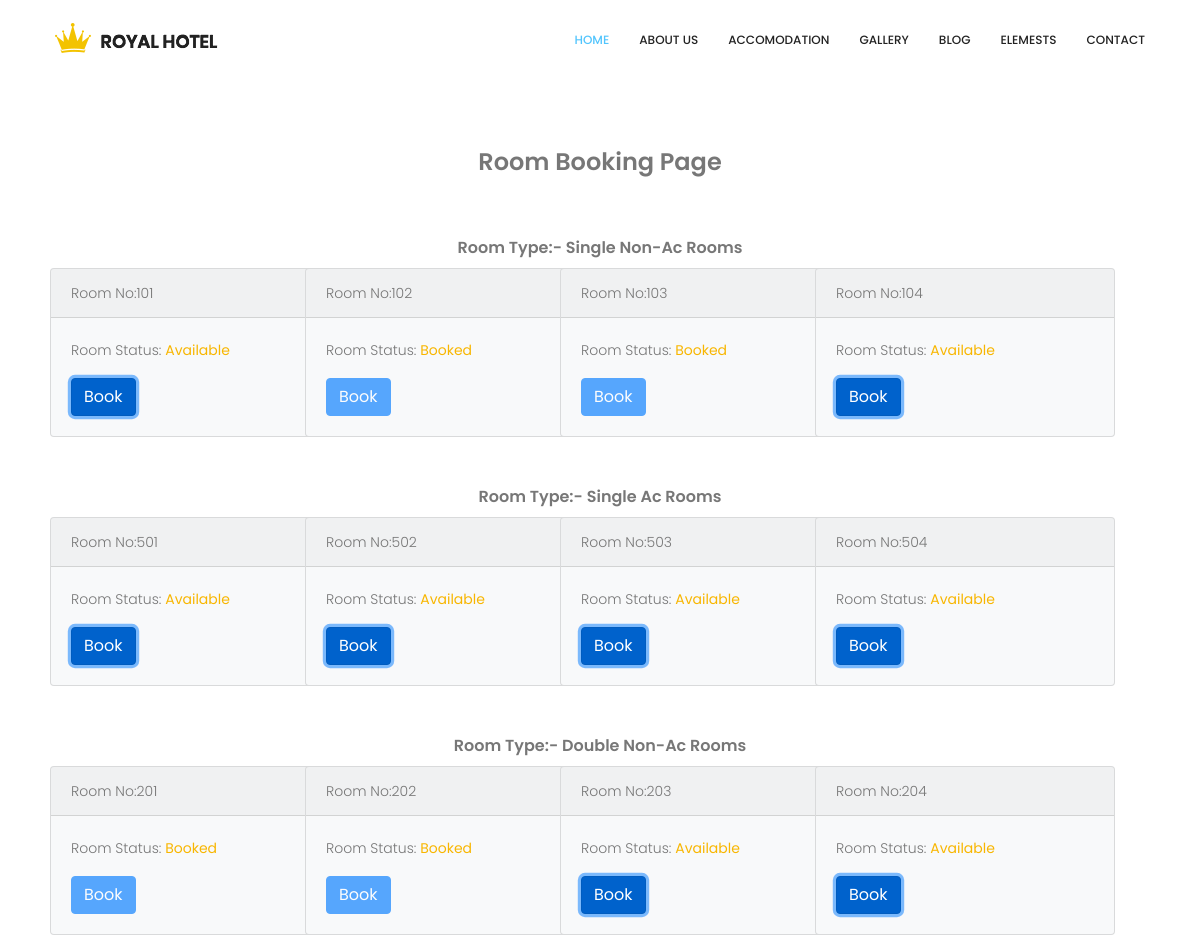
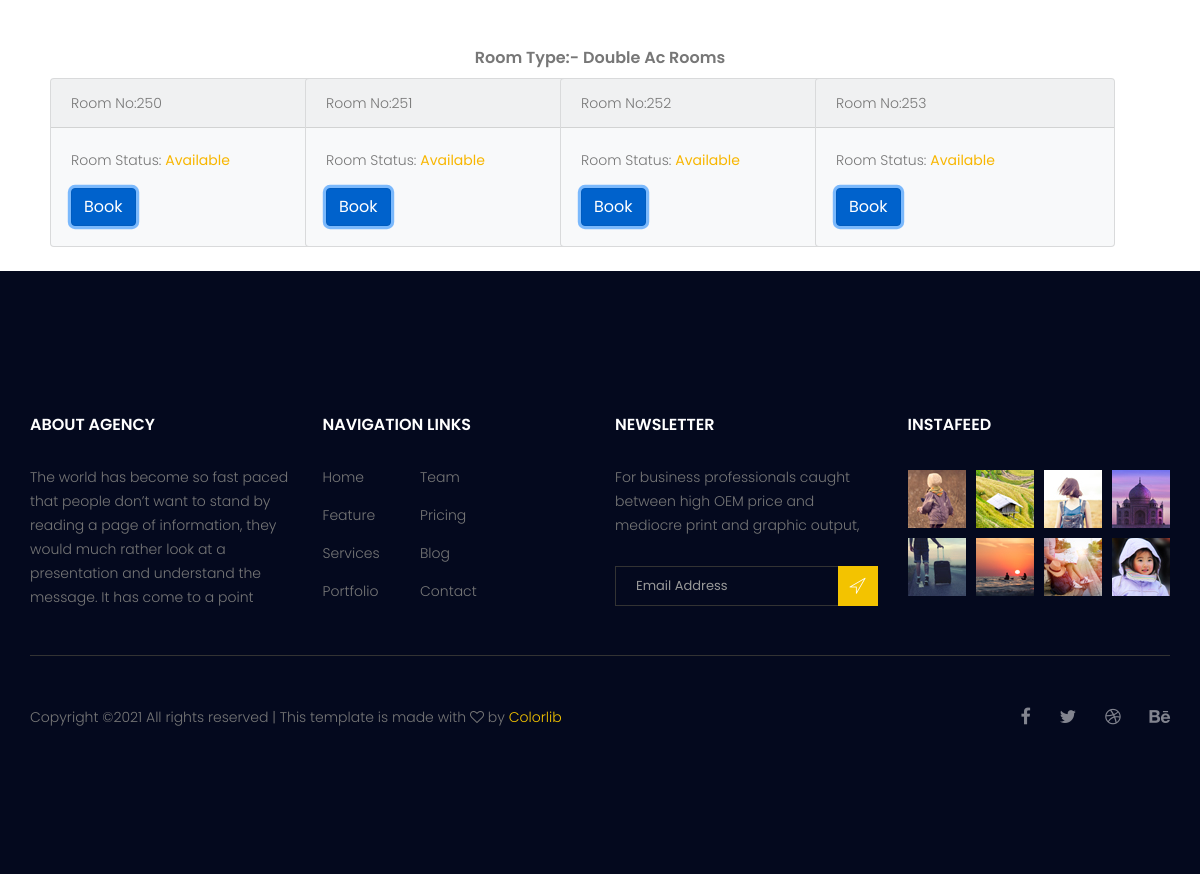
The page /rooms.php on the database its author committed (2 pictures, top to bottom).
### tables this page shows
CREATE TABLE `single_non_ac` (
  `s_no` int(11) NOT NULL,
  `room_no` int(11) NOT NULL,
  `holder_name` varchar(100) NOT NULL,
  `holder_id` int(11) NOT NULL,
  `holder_mobile` varchar(100) NOT NULL,
  `holder_address` varchar(100) NOT NULL,
  `child` int(11) NOT NULL,
  `adult` int(11) NOT NULL,
  `in_date` date NOT NULL,
  `out_date` date NOT NULL,
  `status` int(11) NOT NULL
);

CREATE TABLE `single_ac` (
  `s_no` int(11) NOT NULL,
  `room_no` int(11) NOT NULL,
  `holder_name` varchar(100) NOT NULL,
  `holder_id` int(11) NOT NULL,
  `holder_mobile` varchar(100) NOT NULL,
  `holder_address` varchar(100) NOT NULL,
  `child` int(11) NOT NULL,
  `adult` int(11) NOT NULL,
  `in_date` date NOT NULL,
  `out_date` date NOT NULL,
  `status` int(11) NOT NULL
);

CREATE TABLE `double_non_ac` (
  `s_no` int(11) NOT NULL,
  `room_no` int(11) NOT NULL,
  `holder_name` varchar(100) NOT NULL,
  `holder_id` int(11) NOT NULL,
  `holder_mobile` varchar(100) NOT NULL,
  `holder_address` varchar(100) NOT NULL,
  `child` int(11) NOT NULL,
  `adult` int(11) NOT NULL,
  `in_date` date NOT NULL,
  `out_date` date NOT NULL,
  `status` int(11) NOT NULL
);

CREATE TABLE `double_ac` (
  `s_no` int(11) NOT NULL,
  `room_no` int(11) NOT NULL,
  `holder_name` varchar(100) NOT NULL,
  `holder_id` int(11) NOT NULL,
  `holder_mobile` varchar(100) NOT NULL,
  `holder_address` varchar(100) NOT NULL,
  `child` int(11) NOT NULL,
  `adult` int(11) NOT NULL,
  `in_date` date NOT NULL,
  `out_date` date NOT NULL,
  `status` int(11) NOT NULL
);

### rooms.php (the view, shortened to what this page needs)
<!doctype html>
<html lang="en">
    <head>
        <link rel="stylesheet" href="css/bootstrap.css">
        <link rel="stylesheet" href="vendors/linericon/style.css">
        <link rel="stylesheet" href="css/font-awesome.min.css">
        <link rel="stylesheet" href="vendors/owl-carousel/owl.carousel.min.css">
        <link rel="stylesheet" href="vendors/bootstrap-datepicker/bootstrap-datetimepicker.min.css">
        <link rel="stylesheet" href="vendors/nice-select/css/nice-select.css">
        <link rel="stylesheet" href="vendors/owl-carousel/owl.carousel.min.css">
        <link rel="stylesheet" href="css/style.css">
        <link rel="stylesheet" href="css/responsive.css">
    </head>
    <body>
        <header class="header_area">
            <div class="container">
                <nav class="navbar navbar-expand-lg navbar-light">
                    <a class="navbar-brand logo_h" href="index.html"><img src="image/Logo.png" alt=""></a>
                    <div class="collapse navbar-collapse offset" id="navbarSupportedContent">
                        <ul class="nav navbar-nav menu_nav ml-auto">
                            <li class="nav-item active"><a class="nav-link" href="index.html">Home</a></li>
                            <li class="nav-item"><a class="nav-link" href="about.html">About us</a></li>
                            <li class="nav-item"><a class="nav-link" href="accomodation.html">Accomodation</a></li>
                            <li class="nav-item"><a class="nav-link" href="gallery.html">Gallery</a></li>
                            <li class="nav-item submenu dropdown">
                                <a href="#" class="nav-link dropdown-toggle" data-toggle="dropdown" role="button" aria-haspopup="true" aria-expanded="false">Blog</a>
                            </li>
                            <li class="nav-item"><a class="nav-link" href="elements.html">Elemests</a></li>
                            <li class="nav-item"><a class="nav-link" href="contact.html">Contact</a></li>
                        </ul>
                    </div>
                </nav>
            </div>
        </header>
        <br><br><br><br><br><br>
        <div class="row">
            <div class="col-md-12">
                <center><h3>Room Booking Page</h3></center>
            </div>
        </div>
        <br><br>
        <center><h5>Room Type:- Single Non-Ac Rooms</h5></center>
        <div class="row">
            <?php
                $connection = mysqli_connect("localhost","root","");
                $query = "select * from single_non_ac";
                $query_run = mysqli_query($connection, $query);
                while ($row = mysqli_fetch_assoc($query_run)) {
                    ?>
                    <div class="col-md-2" style="margin-left: 50px;">
                        <div class="card bg-light" style="width: 300px">
                            <div class="card-header">Room No:<?php echo $row['room_no']; ?></div>
                            <div class="card-body">
                                <p class="card-text">Room Status: <?php if($row['status'] == 0){echo "<b>Available</b>";}else{echo "<b>Booked</b>";} ?></p>
                                <a href="admin/book_room.php?rn=<?php echo $row['room_no']. "&rt=a" ;?>" class="btn btn-primary <?php if($row['status']==0){echo "active";}else{echo "disabled";} ?>">Book</a>
                            </div>
                        </div>
                    </div>
                    <?php
                }
            ?>
        </div>
        <br><br>
        <center><h5>Room Type:- Single Ac Rooms</h5></center>
        <div class="row">
            <?php
                $connection = mysqli_connect("localhost","root","");
                $query = "select * from single_ac";
                $query_run = mysqli_query($connection, $query);
                while ($row = mysqli_fetch_assoc($query_run)) {
                    ?>
                    <div class="col-md-2" style="margin-left: 50px;">
                        <div class="card bg-light" style="width: 300px">
                            <div class="card-header">Room No:<?php echo $row['room_no']; ?></div>
                            <div class="card-body">
                                <p class="card-text">Room Status: <?php if($row['status'] == 0){echo "<b>Available</b>";}else{echo "<b>Booked</b>";} ?></p>
                                <a href="admin/book_room.php?rn=<?php echo $row['room_no']. "&rt=b" ;?>" class="btn btn-primary <?php if($row['status']==0){echo "active";}else{echo "disabled";} ?>">Book</a>
                            </div>
                        </div>
                    </div>
                    <?php
                }
            ?>
        </div>
        <br><br>
        <center><h5>Room Type:- Double Non-Ac Rooms</h5></center>
        <div class="row">
            <?php
                $connection = mysqli_connect("localhost","root","");
                $query = "select * from double_non_ac";
                $query_run = mysqli_query($connection, $query);
                while ($row = mysqli_fetch_assoc($query_run)) {
                    ?>
                    <div class="col-md-2" style="margin-left: 50px;">
                        <div class="card bg-light" style="width: 300px">
                            <div class="card-header">Room No:<?php echo $row['room_no']; ?></div>
                            <div class="card-body">
                                <p class="card-text">Room Status: <?php if($row['status'] == 0){echo "<b>Available</b>";}else{echo "<b>Booked</b>";} ?></p>
                                <a href="admin/book_room.php?rn=<?php echo $row['room_no']. "&rt=c" ;?>" class="btn btn-primary <?php if($row['status']==0){echo "active";}else{echo "disabled";} ?>">Book</a>
                            </div>
                        </div>
                    </div>
                    <?php
                }
            ?>
        </div>
        <br><br>
        <center><h5>Room Type:- Double Ac Rooms</h5></center>
        <div class="row">
            <?php
                $connection = mysqli_connect("localhost","root","");
                $query = "select * from double_ac";
                $query_run = mysqli_query($connection, $query);
                while ($row = mysqli_fetch_assoc($query_run)) {
                    ?>
                    <div class="col-md-2" style="margin-left: 50px;">
                        <div class="card bg-light" style="width: 300px">
                            <div class="card-header">Room No:<?php echo $row['room_no']; ?></div>
                            <div class="card-body">
                                <p class="card-text">Room Status: <?php if($row['status'] == 0){echo "<b>Available</b>";}else{echo "<b>Booked</b>";} ?></p>
                                <a href="admin/book_room.php?rn=<?php echo $row['room_no']. "&rt=d" ;?>" class="btn btn-primary <?php if($row['status']==0){echo "active";}else{echo "disabled";} ?>">Book</a>
                            </div>
                        </div>
                    </div>
                    <?php
                }
            ?>
        </div><br>
        <footer class="footer-area section_gap">
            <div class="container">
                <div class="row">
                    <div class="col-lg-3  col-md-6 col-sm-6">
                        <div class="single-footer-widget">
                            <h6 class="footer_title">About Agency</h6>
                            <p>The world has become so fast paced that people don’t want to stand by reading a page of information, they would much rather look at a presentation and understand the message. It has come to a point </p>
                        </div>
                    </div>
                    <div class="col-lg-3 col-md-6 col-sm-6">
                        <div class="single-footer-widget">
                            <h6 class="footer_title">Navigation Links</h6>
                            <div class="row">
                                <div class="col-4">
                                    <ul class="list_style">
                                        <li><a href="#">Home</a></li>
                                        <li><a href="#">Feature</a></li>
                                        <li><a href="#">Services</a></li>
                                        <li><a href="#">Portfolio</a></li>
                                    </ul>
                                </div>
                                <div class="col-4">
                                    <ul class="list_style">
                                        <li><a href="#">Team</a></li>
                                        <li><a href="#">Pricing</a></li>
                                        <li><a href="#">Blog</a></li>
                                        <li><a href="#">Contact</a></li>
                                    </ul>
                                </div>
                            </div>
                        </div>
                    </div>
                    <div class="col-lg-3 col-md-6 col-sm-6">
                        <div class="single-footer-widget">
                            <h6 class="footer_title">Newsletter</h6>
                            <p>For business professionals caught between high OEM price and mediocre print and graphic output, </p>
                            <div id="mc_embed_signup">
                                <form target="_blank" action="https://spondonit.us12.list-manage.com/subscribe/post?u=1462626880ade1ac87bd9c93a&amp;id=92a4423d01" method="get" class="subscribe_form relative">
                                    <div class="input-group d-flex flex-row">
                                        <input name="EMAIL" placeholder="Email Address" onfocus="this.placeholder = ''" onblur="this.placeholder = 'Email Address '" required="" type="email">
                                        <button class="btn sub-btn"><span class="lnr lnr-location"></span></button>
                                    </div>
                                </form>
                            </div>
                        </div>
                    </div>
                    <div class="col-lg-3 col-md-6 col-sm-6">
                        <div class="single-footer-widget instafeed">
                            <h6 class="footer_title">InstaFeed</h6>
                            <ul class="list_style instafeed d-flex flex-wrap">
                                <li><img src="image/instagram/Image-01.jpg" alt=""></li>
                                <li><img src="image/instagram/Image-02.jpg" alt=""></li>
                                <li><img src="image/instagram/Image-03.jpg" alt=""></li>
                                <li><img src="image/instagram/Image-04.jpg" alt=""></li>
                                <li><img src="image/instagram/Image-05.jpg" alt=""></li>
                                <li><img src="image/instagram/Image-06.jpg" alt=""></li>
                                <li><img src="image/instagram/Image-07.jpg" alt=""></li>
                                <li><img src="image/instagram/Image-08.jpg" alt=""></li>
                            </ul>
                        </div>
                    </div>
                </div>
                <div class="border_line"></div>
                <div class="row footer-bottom d-flex justify-content-between align-items-center">
                    <p class="col-lg-8 col-sm-12 footer-text m-0">
Copyright &copy;<script>document.write(new Date().getFullYear());</script> All rights reserved | This template is made with <i class="fa fa-heart-o" aria-hidden="true"></i> by <a href="https://colorlib.com" target="_blank">Colorlib</a>
</p>
                    <div class="col-lg-4 col-sm-12 footer-social">
                        <a href="#"><i class="fa fa-facebook"></i></a>
                        <a href="#"><i class="fa fa-twitter"></i></a>
                        <a href="#"><i class="fa fa-dribbble"></i></a>
                        <a href="#"><i class="fa fa-behance"></i></a>
                    </div>
                </div>
            </div>
        </footer>
    </body>
</html>

### css/style.css (style rules this page uses)
.list_style { list-style: none; margin: 0px; padding: 0px; }
a { text-decoration: none; -webkit-transition: all 0.3s ease-in-out; -o-transition: all 0.3s ease-in-out; transition: all 0.3s ease-in-out; }
body { line-height: 24px; font-size: 14px; font-family: "Poppins", sans-serif; font-weight: 300; color: #777777; }
h1, h2, h3, h4, h5, h6 { font-family: "Poppins", sans-serif; font-weight: 600; }
@media (min-width: 1200px) { .container { max-width: 1170px; } }
.section_gap { padding: 120px 0; }
.header_area { position: absolute; top: 0; left: 0; width: 100%; z-index: 20; }
.navbar { padding: 0px; border: 0px; border-radius: 0px; }
.navbar { background: #fff; padding: 0px 25px; }
.navbar .logo_h { padding-top: 0px; }
.navbar .menu_nav .nav-item .nav-link { font: 500 12px/80px "Poppins", sans-serif; color: #222222; text-transform: uppercase; padding: 0px; }
.navbar .menu_nav .nav-item .nav-link:after { display: none; }
.navbar .menu_nav .nav-item:hover .nav-link, .navbar .menu_nav .nav-item.active .nav-link { color: #52c5fd; }
.navbar .menu_nav .nav-item.submenu { position: relative; }
.navbar .menu_nav .nav-item + li { margin-left: 30px; }
b, sup, sub, u, del { color: #f8b600; }
h3 { font-size: 24px; }
h5 { font-size: 16px; }
h6 { font-size: 14px; }
h1, h2, h3, h4, h5, h6 { line-height: 1.5em; }
.footer-area { background: #04091e; padding: 142px 0px; }
.single-footer-widget ul li a { line-height: 25px; display: inline-block; color: #777; -webkit-transition: all 0.3s linear; -o-transition: all 0.3s linear; transition: all 0.3s linear; margin-bottom: 13px; }
.single-footer-widget .instafeed { margin-left: -5px; margin-right: -5px; }
.single-footer-widget .instafeed li { margin: 5px; }
.single-footer-widget .subscribe_form { padding-top: 13px; }
.single-footer-widget .input-group { display: block !important; }
.single-footer-widget input { width: 100%; border: 1px solid #333333; font-size: 13px; line-height: 30px; padding-right: 40px; height: 40px; color: #999999; background: transparent; padding-left: 20px; }
.single-footer-widget .sub-btn { background: #f3c300; color: #fff; font-weight: 300; border-radius: 0; line-height: 34px; padding: 4px 11px 0px; cursor: pointer; position: absolute; right: 0px; top: 0px; }
.footer_title { font-size: 16px; line-height: 24px; font-weight: 600; color: #fff; text-transform: uppercase; margin-bottom: 28px; }
.border_line { width: 100%; height: 1px; background: #333333; margin-top: 30px; }
.footer-bottom { padding-top: 46px; }
.footer-bottom .footer-text a { color: #f3c300; }
.footer-bottom .footer-social { text-align: right; }
.footer-bottom .footer-social a { font-size: 18px; line-height: 30px; color: #82848f; margin-left: 25px; -webkit-transition: all 0.3s linear; -o-transition: all 0.3s linear; transition: all 0.3s linear; }

### rows shown on the page
single_non_ac: room_no "101", status "Available"
single_non_ac: room_no "102", status "Booked"
single_non_ac: room_no "103", status "Booked"
single_non_ac: room_no "104", status "Available"
single_ac: room_no "501", status "Available"
single_ac: room_no "502", status "Available"
single_ac: room_no "503", status "Available"
single_ac: room_no "504", status "Available"
double_non_ac: room_no "201", status "Booked"
double_non_ac: room_no "202", status "Booked"
double_non_ac: room_no "203", status "Available"
double_non_ac: room_no "204", status "Available"
double_ac: room_no "250", status "Available"
double_ac: room_no "251", status "Available"
double_ac: room_no "252", status "Available"
double_ac: room_no "253", status "Available"
